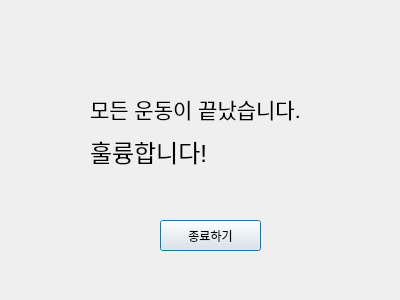
<?xml version="1.0" encoding="UTF-8"?>
<ui version="4.0">
 <class>Dialog</class>
 <widget class="QDialog" name="Dialog">
  <property name="geometry">
   <rect>
    <x>0</x>
    <y>0</y>
    <width>400</width>
    <height>300</height>
   </rect>
  </property>
  <property name="windowTitle">
   <string>Dialog</string>
  </property>
  <widget class="QWidget" name="verticalLayoutWidget">
   <property name="geometry">
    <rect>
     <x>90</x>
     <y>90</y>
     <width>233</width>
     <height>80</height>
    </rect>
   </property>
   <layout class="QVBoxLayout" name="verticalLayout">
    <item>
     <widget class="QLabel" name="label">
      <property name="font">
       <font>
        <pointsize>16</pointsize>
       </font>
      </property>
      <property name="text">
       <string>모든 운동이 끝났습니다.</string>
      </property>
     </widget>
    </item>
    <item>
     <widget class="QLabel" name="label_2">
      <property name="font">
       <font>
        <pointsize>18</pointsize>
       </font>
      </property>
      <property name="text">
       <string>훌륭합니다!</string>
      </property>
     </widget>
    </item>
   </layout>
  </widget>
  <widget class="QPushButton" name="endButton">
   <property name="geometry">
    <rect>
     <x>160</x>
     <y>220</y>
     <width>101</width>
     <height>31</height>
    </rect>
   </property>
   <property name="text">
    <string>종료하기</string>
   </property>
  </widget>
 </widget>
 <resources/>
 <connections/>
</ui>
